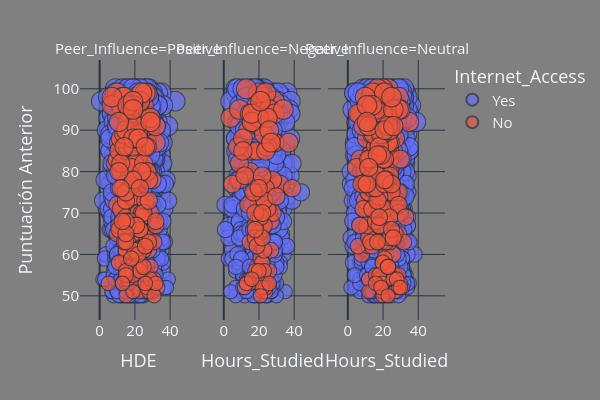

Write notebook code for a chart like this one.
### Code cell
# Scatter relación horas_estudio-puntuacion_anterior Color:acceso_internet identificado por influencia_compañeros
varX = df['Hours_Studied']
varY = df['Previous_Scores']
col = 'Internet_Access'
cocs = 'Darkmint'
x_title = 'HDE'# Horas de Estudio
y_title = 'Puntuación Anterior'
tamano = 'Previous_Scores'
marg_x = None
marg_y = None
facetCol = 'Peer_Influence'

sct(varX, varY, col, cocs, x_title, y_title, tamano, marg_x, marg_y, facetCol)

### Figure 1 — Plotly figure (JSON) as saved in the notebook; plotly's stock layout.template omitted (floating-point values rounded to 4 significant figures; data arrays with more than 128 entries replaced by an {"elided": "..."} marker saying what was removed)
{"data": [{"hovertemplate": "Internet_Access=Yes<br>Peer_Influence=Positive<br>Hours_Studied=%{x}<br>Previous_Scores=%{marker.size}<extra></extra>", "legendgroup": "Yes", "marker": {"color": "#636efa", "size": {"elided": "2430 int values"}, "sizemode": "area", "sizeref": 0.25, "symbol": "circle"}, "mode": "markers", "name": "Yes", "showlegend": true, "x": {"elided": "2430 int values"}, "xaxis": "x", "y": {"elided": "2430 int values"}, "yaxis": "y", "type": "scattergl"}, {"hovertemplate": "Internet_Access=Yes<br>Peer_Influence=Negative<br>Hours_Studied=%{x}<br>Previous_Scores=%{marker.size}<extra></extra>", "legendgroup": "Yes", "marker": {"color": "#636efa", "size": {"elided": "1278 int values"}, "sizemode": "area", "sizeref": 0.25, "symbol": "circle"}, "mode": "markers", "name": "Yes", "showlegend": false, "x": {"elided": "1278 int values"}, "xaxis": "x2", "y": {"elided": "1278 int values"}, "yaxis": "y2", "type": "scattergl"}, {"hovertemplate": "Internet_Access=Yes<br>Peer_Influence=Neutral<br>Hours_Studied=%{x}<br>Previous_Scores=%{marker.size}<extra></extra>", "legendgroup": "Yes", "marker": {"color": "#636efa", "size": {"elided": "2400 int values"}, "sizemode": "area", "sizeref": 0.25, "symbol": "circle"}, "mode": "markers", "name": "Yes", "showlegend": false, "x": {"elided": "2400 int values"}, "xaxis": "x3", "y": {"elided": "2400 int values"}, "yaxis": "y3", "type": "scattergl"}, {"hovertemplate": "Internet_Access=No<br>Peer_Influence=Positive<br>Hours_Studied=%{x}<br>Previous_Scores=%{marker.size}<extra></extra>", "legendgroup": "No", "marker": {"color": "#EF553B", "size": {"elided": "208 int values"}, "sizemode": "area", "sizeref": 0.25, "symbol": "circle"}, "mode": "markers", "name": "No", "showlegend": true, "x": {"elided": "208 int values"}, "xaxis": "x", "y": {"elided": "208 int values"}, "yaxis": "y", "type": "scattergl"}, {"hovertemplate": "Internet_Access=No<br>Peer_Influence=Negative<br>Hours_Studied=%{x}<br>Previous_Scores=%{marker.size}<extra></extra>", "legendgroup": "No", "marker": {"color": "#EF553B", "size": [69, 98, 53, 54, 70, 90, 93, 68, 87, 51, 77, 57, 59, 61, 85, 96, 80, 70, 77, 98, 95, 85, 96, 85, 65, 53, 78, 69, 91, 51, 94, 87, 86, 94, 72, 56, 71, 97, 78, 63, 77, 58, 56, 53, 73, 91, 75, 71, 82, 66, 61, 99, 86, 52, 76, 77, 99, 56, 67, 67, 73, 69, 95, 87, 85, 72, 52, 76, 100, 75, 88, 79, 76, 79, 74, 92, 89, 94, 64, 52, 50, 93, 92, 70, 94, 53, 95, 62, 93, 90, 70, 56, 53, 85, 97, 64, 87, 54, 66], "sizemode": "area", "sizeref": 0.25, "symbol": "circle"}, "mode": "markers", "name": "No", "showlegend": false, "x": [22, 22, 25, 15, 26, 14, 4, 27, 29, 22, 24, 19, 21, 27, 17, 19, 15, 28, 32, 23, 9, 15, 24, 19, 20, 15, 28, 20, 20, 24, 27, 29, 25, 15, 20, 26, 21, 29, 9, 15, 5, 22, 23, 22, 23, 21, 18, 25, 9, 22, 23, 20, 8, 24, 24, 19, 24, 18, 23, 18, 23, 21, 26, 37, 24, 14, 22, 39, 13, 17, 11, 22, 20, 12, 30, 17, 23, 29, 18, 12, 21, 20, 16, 18, 16, 13, 34, 19, 25, 26, 22, 20, 26, 11, 21, 22, 27, 16, 18], "xaxis": "x2", "y": [69, 98, 53, 54, 70, 90, 93, 68, 87, 51, 77, 57, 59, 61, 85, 96, 80, 70, 77, 98, 95, 85, 96, 85, 65, 53, 78, 69, 91, 51, 94, 87, 86, 94, 72, 56, 71, 97, 78, 63, 77, 58, 56, 53, 73, 91, 75, 71, 82, 66, 61, 99, 86, 52, 76, 77, 99, 56, 67, 67, 73, 69, 95, 87, 85, 72, 52, 76, 100, 75, 88, 79, 76, 79, 74, 92, 89, 94, 64, 52, 50, 93, 92, 70, 94, 53, 95, 62, 93, 90, 70, 56, 53, 85, 97, 64, 87, 54, 66], "yaxis": "y2", "type": "scattergl"}, {"hovertemplate": "Internet_Access=No<br>Peer_Influence=Neutral<br>Hours_Studied=%{x}<br>Previous_Scores=%{marker.size}<extra></extra>", "legendgroup": "No", "marker": {"color": "#EF553B", "size": {"elided": "192 int values"}, "sizemode": "area", "sizeref": 0.25, "symbol": "circle"}, "mode": "markers", "name": "No", "showlegend": false, "x": {"elided": "192 int values"}, "xaxis": "x3", "y": {"elided": "192 int values"}, "yaxis": "y3", "type": "scattergl"}], "layout": {"xaxis": {"anchor": "y", "domain": [0.0, 0.32], "title": {"text": "HDE"}}, "yaxis": {"anchor": "x", "domain": [0.0, 1.0], "title": {"text": "Puntuación Anterior"}}, "xaxis2": {"anchor": "y2", "domain": [0.34, 0.66], "matches": "x", "title": {"text": "Hours_Studied"}}, "yaxis2": {"anchor": "x2", "domain": [0.0, 1.0], "matches": "y", "showticklabels": false}, "xaxis3": {"anchor": "y3", "domain": [0.68, 1.0], "matches": "x", "title": {"text": "Hours_Studied"}}, "yaxis3": {"anchor": "x3", "domain": [0.0, 1.0], "matches": "y", "showticklabels": false}, "annotations": [{"font": {}, "showarrow": false, "text": "Peer_Influence=Positive", "x": 0.16, "xanchor": "center", "xref": "paper", "y": 1.0, "yanchor": "bottom", "yref": "paper"}, {"font": {}, "showarrow": false, "text": "Peer_Influence=Negative", "x": 0.5, "xanchor": "center", "xref": "paper", "y": 1.0, "yanchor": "bottom", "yref": "paper"}, {"font": {}, "showarrow": false, "text": "Peer_Influence=Neutral", "x": 0.84, "xanchor": "center", "xref": "paper", "y": 1.0, "yanchor": "bottom", "yref": "paper"}], "legend": {"title": {"text": "Internet_Access"}, "tracegroupgap": 0, "itemsizing": "constant"}, "margin": {"t": 60}, "title": {"pad": {"t": 20}, "font": {"family": "verdana", "color": "black", "size": 16}}, "font": {"size": 15}, "paper_bgcolor": "gray", "plot_bgcolor": "gray", "height": 400, "width": 600}}
